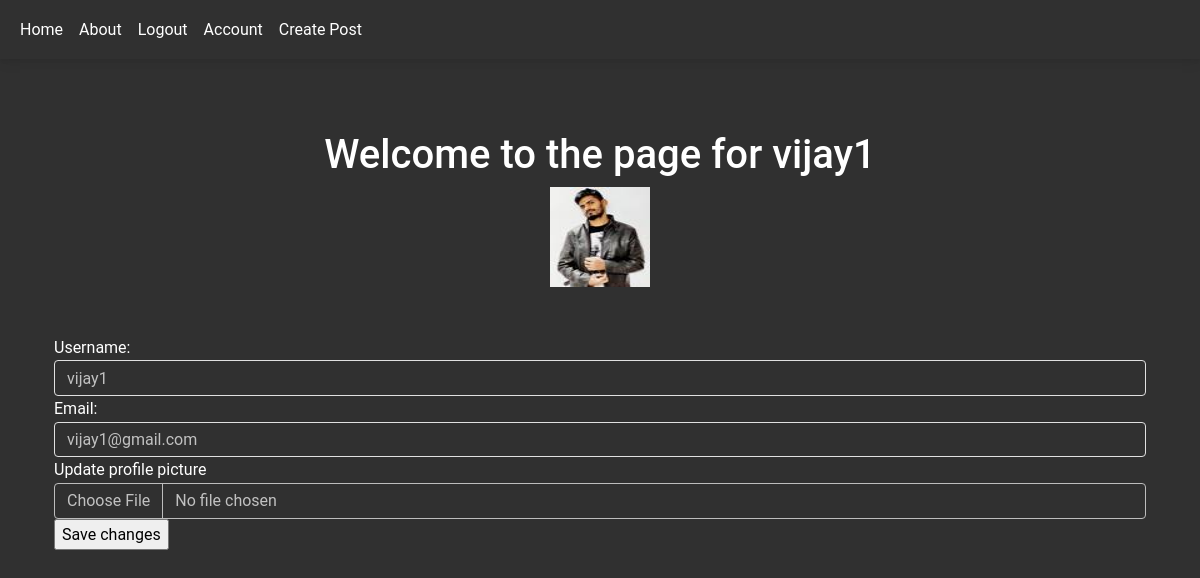
/account (signed in), run on the app's committed database.
### company_blog/models.py (models this page shows, shortened)
class User(db.Model, UserMixin):
    __tablename__ = 'users'
    id = db.Column(db.Integer, primary_key=True)
    username = db.Column(db.String(64), unique=True, index=True)
    email = db.Column(db.String(64), unique=True, index=True)
    profile_pic = db.Column(db.String(64), nullable = False, default='default_prof_pic.png')
    password_hash = db.Column(db.String(128))
    posts = db.relationship('BlogPost', backref = 'author', lazy = False)

### company_blog/users/views.py (the view)
@users.route('/account', methods=['GET', 'POST'])
@login_required
def account():
    form = UpdateUserForm()
    if form.validate_on_submit():
        if form.profile_pic.data:
            print(f'inside if prifile\.pic')
            username = current_user.username
            pic = add_profile_pic(form.profile_pic.data, username)
            current_user.profile_pic = pic
        current_user.email = form.email.data
        current_user.username = form.username.data
        db.session.commit()
    elif request.method == 'GET':
        form.username.data = current_user.username
        form.email.data = current_user.email
    profile_pic = url_for('static', filename ='profile_pics/'+current_user.profile_pic)
    return render_template('account.html', form=form, profile_pic=profile_pic)

### company_blog/users/forms.py (shortened to what this page needs)
class UpdateUserForm(FlaskForm):
    username = StringField('Username:', validators=[DataRequired()])
    email = EmailField('Email:', validators=[Email(),DataRequired()])
    profile_pic = FileField('Update profile picture', validators=[FileAllowed(['jpg', 'jgep', 'png', 'gif'])])
    submit = SubmitField('Save changes')

### company_blog/models.py (called while the page is built)
@login_manager.user_loader
def load_user(user_id):
    return User.query.get(user_id)

### company_blog/templates/account.html (shortened to what this page needs)
{% extends 'base.html' %}
{% block content %}
<div class="mt-4 p-5   rounded">
    <div align = 'center'>
        <h1>Welcome to the page for {{current_user.username}}</h1>
        <img width="100px" height="100px" alt="default profile pic" src="{{url_for('static', filename='profile_pics/'+current_user.profile_pic)}}">
    </div>
</div>
<div class="container">
    <form method="POST" action="" enctype="multipart/form-data">
        <div class="form-group">
            {{form.username.label(class="form-group")}}
            {{form.username(class="form-control")}}
        </div>
        <div class="form-group">
            {{form.email.label}}
            {{form.email(class="form-control")}}
        </div>
        <div class="form-group">
            {{form.profile_pic.label}}
            {{form.profile_pic(class="form-control")}}
        </div>
        <div class="form-group">
            {{form.submit()}}
        </div>
    </form>
</div>
{% endblock %}

### data on the page
User: username "vijay1", profile_pic (picture), email "vijay1@gmail.com"
